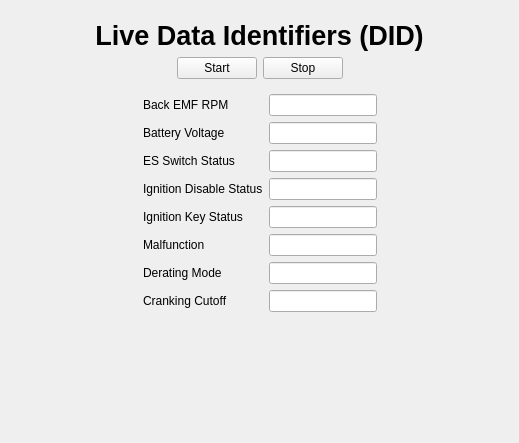
<?xml version="1.0" encoding="UTF-8"?>
<ui version="4.0">
 <class>Form</class>
 <widget class="QWidget" name="Form">
  <property name="geometry">
   <rect>
    <x>0</x>
    <y>0</y>
    <width>519</width>
    <height>443</height>
   </rect>
  </property>
  <property name="windowTitle">
   <string>Form</string>
  </property>
  <layout class="QVBoxLayout" name="verticalLayout_2">
   <item>
    <widget class="QWidget" name="live_did_box" native="true">
     <layout class="QVBoxLayout" name="verticalLayout">
      <item>
       <widget class="QLabel" name="did_title_lbl">
        <property name="font">
         <font>
          <pointsize>20</pointsize>
          <weight>75</weight>
          <bold>true</bold>
         </font>
        </property>
        <property name="text">
         <string>Live Data Identifiers (DID)</string>
        </property>
        <property name="alignment">
         <set>Qt::AlignCenter</set>
        </property>
       </widget>
      </item>
      <item>
       <layout class="QHBoxLayout" name="horizontalLayout_3">
        <item>
         <spacer name="horizontalSpacer_5">
          <property name="orientation">
           <enum>Qt::Horizontal</enum>
          </property>
          <property name="sizeHint" stdset="0">
           <size>
            <width>40</width>
            <height>20</height>
           </size>
          </property>
         </spacer>
        </item>
        <item>
         <widget class="QPushButton" name="start_btn">
          <property name="cursor">
           <cursorShape>PointingHandCursor</cursorShape>
          </property>
          <property name="text">
           <string>Start</string>
          </property>
         </widget>
        </item>
        <item>
         <widget class="QPushButton" name="stop_btn">
          <property name="cursor">
           <cursorShape>PointingHandCursor</cursorShape>
          </property>
          <property name="text">
           <string>Stop</string>
          </property>
         </widget>
        </item>
        <item>
         <spacer name="horizontalSpacer_6">
          <property name="orientation">
           <enum>Qt::Horizontal</enum>
          </property>
          <property name="sizeHint" stdset="0">
           <size>
            <width>40</width>
            <height>20</height>
           </size>
          </property>
         </spacer>
        </item>
       </layout>
      </item>
      <item>
       <layout class="QHBoxLayout" name="horizontalLayout">
        <item>
         <spacer name="horizontalSpacer">
          <property name="orientation">
           <enum>Qt::Horizontal</enum>
          </property>
          <property name="sizeHint" stdset="0">
           <size>
            <width>40</width>
            <height>20</height>
           </size>
          </property>
         </spacer>
        </item>
        <item>
         <widget class="QWidget" name="widget" native="true">
          <layout class="QGridLayout" name="gridLayout">
           <item row="1" column="0">
            <widget class="QLabel" name="label_2">
             <property name="text">
              <string>Battery Voltage</string>
             </property>
            </widget>
           </item>
           <item row="1" column="1">
            <widget class="QLineEdit" name="bat_vol_txt"/>
           </item>
           <item row="2" column="1">
            <widget class="QLineEdit" name="es_status_txt"/>
           </item>
           <item row="3" column="1">
            <widget class="QLineEdit" name="ign_status_txt"/>
           </item>
           <item row="3" column="0">
            <widget class="QLabel" name="label_5">
             <property name="text">
              <string>Ignition Disable Status</string>
             </property>
            </widget>
           </item>
           <item row="5" column="0">
            <widget class="QLabel" name="label_6">
             <property name="text">
              <string>Malfunction</string>
             </property>
            </widget>
           </item>
           <item row="5" column="1">
            <widget class="QLineEdit" name="mal_txt"/>
           </item>
           <item row="6" column="0">
            <widget class="QLabel" name="label_7">
             <property name="text">
              <string>Derating Mode</string>
             </property>
            </widget>
           </item>
           <item row="2" column="0">
            <widget class="QLabel" name="label_4">
             <property name="text">
              <string>ES Switch Status</string>
             </property>
            </widget>
           </item>
           <item row="6" column="1">
            <widget class="QLineEdit" name="derating_txt"/>
           </item>
           <item row="0" column="1">
            <widget class="QLineEdit" name="emf_rpm_txt"/>
           </item>
           <item row="0" column="0">
            <widget class="QLabel" name="label">
             <property name="text">
              <string>Back EMF RPM</string>
             </property>
            </widget>
           </item>
           <item row="7" column="1">
            <widget class="QLineEdit" name="cranking_txt"/>
           </item>
           <item row="7" column="0">
            <widget class="QLabel" name="label_9">
             <property name="text">
              <string>Cranking Cutoff</string>
             </property>
            </widget>
           </item>
           <item row="4" column="0">
            <widget class="QLabel" name="label_10">
             <property name="text">
              <string>Ignition Key Status</string>
             </property>
            </widget>
           </item>
           <item row="4" column="1">
            <widget class="QLineEdit" name="ign_key_txt"/>
           </item>
          </layout>
         </widget>
        </item>
        <item>
         <spacer name="horizontalSpacer_2">
          <property name="orientation">
           <enum>Qt::Horizontal</enum>
          </property>
          <property name="sizeHint" stdset="0">
           <size>
            <width>40</width>
            <height>20</height>
           </size>
          </property>
         </spacer>
        </item>
       </layout>
      </item>
      <item>
       <spacer name="verticalSpacer">
        <property name="orientation">
         <enum>Qt::Vertical</enum>
        </property>
        <property name="sizeHint" stdset="0">
         <size>
          <width>20</width>
          <height>147</height>
         </size>
        </property>
       </spacer>
      </item>
     </layout>
    </widget>
   </item>
  </layout>
 </widget>
 <resources>
  <include location="../lib/assets/res_rc.qrc"/>
 </resources>
 <connections/>
</ui>
